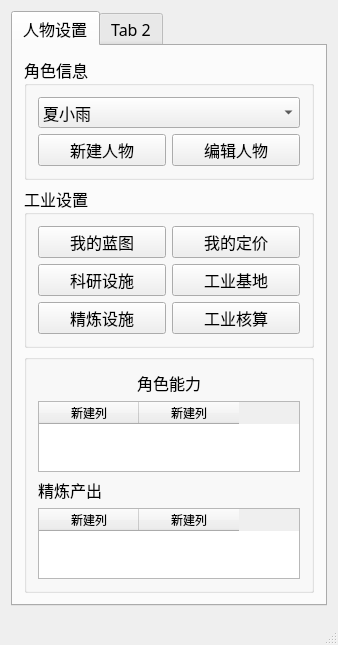
<?xml version="1.0" encoding="UTF-8"?>
<ui version="4.0">
 <class>MainWindow</class>
 <widget class="QMainWindow" name="MainWindow">
  <property name="geometry">
   <rect>
    <x>0</x>
    <y>0</y>
    <width>338</width>
    <height>570</height>
   </rect>
  </property>
  <property name="font">
   <font>
    <family>微软雅黑</family>
    <pointsize>12</pointsize>
   </font>
  </property>
  <property name="windowTitle">
   <string>EVE盒子</string>
  </property>
  <widget class="QWidget" name="centralWidget">
   <layout class="QGridLayout" name="gridLayout_5">
    <item row="0" column="0">
     <widget class="QTabWidget" name="tabWidget">
      <property name="currentIndex">
       <number>0</number>
      </property>
      <widget class="QWidget" name="tab">
       <attribute name="title">
        <string>人物设置</string>
       </attribute>
       <layout class="QGridLayout" name="gridLayout_4">
        <item row="0" column="0">
         <widget class="QGroupBox" name="groupBox">
          <property name="title">
           <string>角色信息</string>
          </property>
          <layout class="QGridLayout" name="gridLayout">
           <item row="0" column="0" colspan="2">
            <widget class="QComboBox" name="comboBox">
             <item>
              <property name="text">
               <string>夏小雨</string>
              </property>
             </item>
             <item>
              <property name="text">
               <string>新建项目</string>
              </property>
             </item>
            </widget>
           </item>
           <item row="2" column="1">
            <widget class="QPushButton" name="pushButton_2">
             <property name="text">
              <string>编辑人物</string>
             </property>
            </widget>
           </item>
           <item row="2" column="0">
            <widget class="QPushButton" name="pushButton">
             <property name="text">
              <string>新建人物</string>
             </property>
            </widget>
           </item>
          </layout>
         </widget>
        </item>
        <item row="1" column="0">
         <widget class="QGroupBox" name="groupBox_2">
          <property name="title">
           <string>工业设置</string>
          </property>
          <layout class="QGridLayout" name="gridLayout_3">
           <item row="0" column="0">
            <widget class="QPushButton" name="pushButton_3">
             <property name="text">
              <string>我的蓝图</string>
             </property>
            </widget>
           </item>
           <item row="0" column="1">
            <widget class="QPushButton" name="pushButton_4">
             <property name="text">
              <string>我的定价</string>
             </property>
            </widget>
           </item>
           <item row="1" column="0">
            <widget class="QPushButton" name="pushButton_5">
             <property name="text">
              <string>科研设施</string>
             </property>
            </widget>
           </item>
           <item row="1" column="1">
            <widget class="QPushButton" name="pushButton_6">
             <property name="text">
              <string>工业基地</string>
             </property>
            </widget>
           </item>
           <item row="2" column="0">
            <widget class="QPushButton" name="pushButton_7">
             <property name="text">
              <string>精炼设施</string>
             </property>
            </widget>
           </item>
           <item row="2" column="1">
            <widget class="QPushButton" name="pushButton_8">
             <property name="text">
              <string>工业核算</string>
             </property>
            </widget>
           </item>
          </layout>
         </widget>
        </item>
        <item row="2" column="0">
         <widget class="QGroupBox" name="groupBox_3">
          <property name="title">
           <string/>
          </property>
          <layout class="QGridLayout" name="gridLayout_2">
           <item row="1" column="0">
            <widget class="QTableWidget" name="tableWidget">
             <column>
              <property name="text">
               <string>新建列</string>
              </property>
             </column>
             <column>
              <property name="text">
               <string>新建列</string>
              </property>
             </column>
            </widget>
           </item>
           <item row="0" column="0">
            <widget class="QLabel" name="label">
             <property name="text">
              <string>角色能力</string>
             </property>
             <property name="alignment">
              <set>Qt::AlignCenter</set>
             </property>
            </widget>
           </item>
           <item row="2" column="0">
            <widget class="QLabel" name="label_2">
             <property name="text">
              <string>精炼产出</string>
             </property>
            </widget>
           </item>
           <item row="3" column="0">
            <widget class="QTableWidget" name="tableWidget_2">
             <column>
              <property name="text">
               <string>新建列</string>
              </property>
             </column>
             <column>
              <property name="text">
               <string>新建列</string>
              </property>
             </column>
            </widget>
           </item>
          </layout>
         </widget>
        </item>
       </layout>
      </widget>
      <widget class="QWidget" name="tab_2">
       <attribute name="title">
        <string>Tab 2</string>
       </attribute>
      </widget>
     </widget>
    </item>
   </layout>
  </widget>
  <widget class="QStatusBar" name="statusBar"/>
 </widget>
 <layoutdefault spacing="6" margin="11"/>
 <tabstops>
  <tabstop>tabWidget</tabstop>
  <tabstop>comboBox</tabstop>
  <tabstop>pushButton</tabstop>
  <tabstop>pushButton_2</tabstop>
  <tabstop>pushButton_3</tabstop>
  <tabstop>pushButton_4</tabstop>
  <tabstop>pushButton_5</tabstop>
  <tabstop>pushButton_6</tabstop>
  <tabstop>pushButton_7</tabstop>
  <tabstop>pushButton_8</tabstop>
  <tabstop>tableWidget</tabstop>
  <tabstop>tableWidget_2</tabstop>
 </tabstops>
 <resources/>
 <connections/>
</ui>
